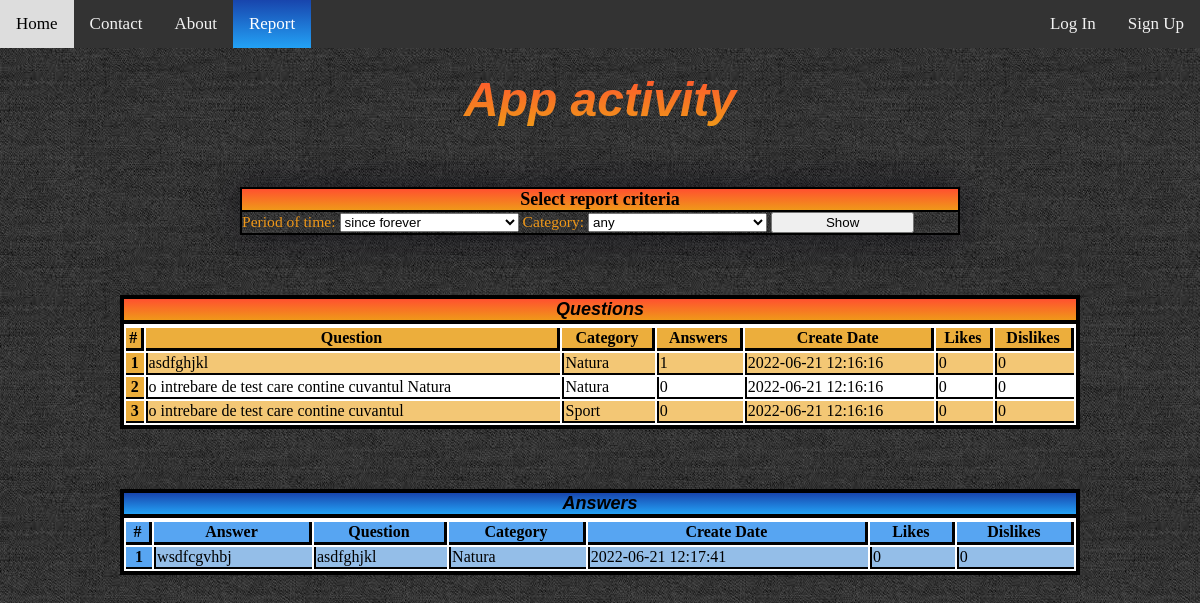
/report.php, run on an earlier commit of the app's database.
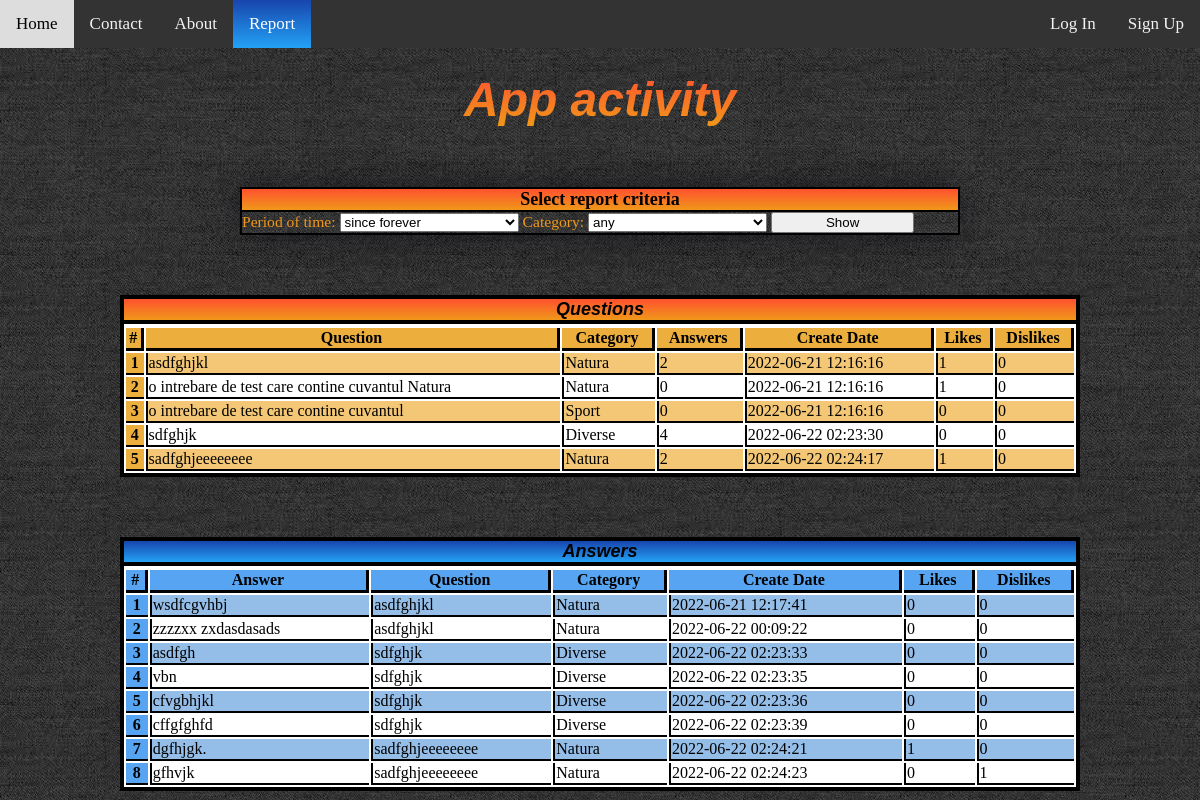
And on a later commit of the database.
### tables this page shows
CREATE TABLE `questions` (
  `id` int(6) UNSIGNED NOT NULL,
  `text` varchar(5000) NOT NULL,
  `user` int(6) UNSIGNED DEFAULT NULL,
  `category` varchar(500) NOT NULL DEFAULT 'Diverse',
  `created_at` timestamp NOT NULL DEFAULT current_timestamp(),
  `updated_at` timestamp NOT NULL DEFAULT current_timestamp()
);

CREATE TABLE `answers` (
  `id` int(6) UNSIGNED NOT NULL,
  `text` varchar(300) NOT NULL,
  `question` int(6) UNSIGNED NOT NULL,
  `user` int(6) UNSIGNED DEFAULT NULL,
  `created_at` timestamp NOT NULL DEFAULT current_timestamp(),
  `updated_at` timestamp NOT NULL DEFAULT current_timestamp()
);

### report.php (the view, shortened to what this page needs)
<!DOCTYPE html>
<?php
  $db = new Database();
  $pdo =$db ->connect();
  $statement = $pdo->prepare('SELECT * FROM questions');
  $statement->execute();
  $questions = $statement->fetchAll(PDO::FETCH_ASSOC);
  $statement = $pdo->prepare('SELECT * FROM answers');
  $statement->execute();
  $answers = $statement->fetchAll(PDO::FETCH_ASSOC);
?>
<html>
  <head>
    <link rel="stylesheet" href="assets/css/navbar.css">
    <link rel="stylesheet" href="assets/css/home.css">
    <link rel="stylesheet" href="assets/css/report.css">
  </head>
  <?php
    echo
    '<div id="topnav">
      <a href="home.php">Home</a>
      <a href="contact.php">Contact</a>
      <a href="about.php">About</a>
      <a class="active" href="report.php">Report</a>';
      if(!isset($_SESSION['user_id'])){
        echo'
          <a style="float:right;" href="sign-up.php">Sign Up</a>
          <a style="float:right;" href="login.php">Log In</a>
        </div>';
      }
  ?>
  <body>
    <h3>App activity</h3>
    <div class="criteria">
        <h4>Select report criteria</h4>
        <form>
          <label for="time">Period of time:</label>
          <select id="time" name="time">
            <option value="since forever" selected>since forever</option>
          </select>
          <label for="question-category">Category:</label>
          <select id="question-category" name="question-category">
            <option value="any" selected>any</option>
          </select>
          <button>Show</button>
        </form>
    </div>
    <table class="table">
  <thead>
    <tr>
      <caption>Questions</caption>
    </tr>
    <tr>
      <th scope="col">#</th>
      <th scope="col">Question</th>
      <th scope="col">Category</th>
      <th scope="col">Answers</th>
      <th scope="col">Create Date</th>
      <th scope="col">Likes</th>
      <th scope="col">Dislikes</th>
    </tr>
  </thead>
  <tbody>
    <?php foreach($questions as $i => $question){?>
    <tr>
      <th scope="row"><?php echo $i+1?></th>
      <td><?php echo $question['text'] ?></td>
      <td><?php echo $question['category'] ?></td>
      <td><?php
      $statement = $pdo->prepare('SELECT COUNT(*) FROM answers WHERE question=:question');
      $statement->bindValue(':question',$question['id']);
      $statement->execute();
      $count_answers = $statement->fetch();
      echo $count_answers[0] ?></td>
      <td><?php echo $question['created_at'] ?></td>
      <td><?php
      $statement = $pdo->prepare('SELECT COUNT(*) FROM reactions  WHERE id_post=:id_post AND is_question=1 AND reactions.like=1');
      $statement->bindValue(':id_post',$question['id']);
      $statement->execute();
      $count_likes = $statement->fetch();
      echo $count_likes[0] ?></td>
      <td><?php
      $statement = $pdo->prepare('SELECT COUNT(*) FROM reactions  WHERE id_post=:id_post AND is_question=1 AND reactions.dislike=1');
      $statement->bindValue(':id_post',$question['id']);
      $statement->execute();
      $count_dislikes = $statement->fetch();
      echo $count_dislikes[0] ?></td>
    </tr>
    <?php } ?>
  </tbody>
</table>
<table class="table" id="answers-table">
  <thead>
    <tr>
      <caption>Answers</caption>
    </tr>
    <tr>
      <th scope="col">#</th>
      <th scope="col">Answer</th>
      <th scope="col">Question</th>
      <th scope="col">Category</th>
      <th scope="col">Create Date</th>
      <th scope="col">Likes</th>
      <th scope="col">Dislikes</th>
    </tr>
  </thead>
  <tbody>
    <?php foreach($answers as $i => $answer){?>
    <tr>
      <th scope="row"><?php echo $i+1?></th>
      <td><?php echo $answer['text'] ?></td>
      <td><?php
      $statement = $pdo->prepare('SELECT text FROM questions WHERE id=:id');
      $statement->bindValue(':id',$answer['question']);
      $statement->execute();
      $specific_question = $statement->fetch();
      echo $specific_question[0] ?></td>
      <td><?php
      $statement = $pdo->prepare('SELECT category FROM questions WHERE id=:id');
      $statement->bindValue(':id',$answer['question']);
      $statement->execute();
      $specific_category = $statement->fetch();
      echo $specific_category[0] ?></td>
      <td><?php echo $answer['created_at'] ?></td>
      <td><?php
      $statement = $pdo->prepare('SELECT COUNT(*) FROM reactions  WHERE id_post=:id_post AND is_question=0 AND reactions.like=1');
      $statement->bindValue(':id_post',$answer['id']);
      $statement->execute();
      $count_likes = $statement->fetch();
      echo $count_likes[0] ?></td>
      <td><?php
      $statement = $pdo->prepare('SELECT COUNT(*) FROM reactions  WHERE id_post=:id_post AND is_question=0 AND reactions.dislike=1');
      $statement->bindValue(':id_post',$answer['id']);
      $statement->execute();
      $count_dislikes = $statement->fetch();
      echo $count_dislikes[0] ?></td>
    </tr>
    <?php } ?>
  </tbody>
</table>
  </body>
</html>

### assets/css/navbar.css (style rules this page uses)
#topnav { background-color: #333; overflow: hidden; margin-top: -10; margin-left: -8; margin-right: -7; }
#topnav a { float: left; color: #f2f2f2; text-align: center; padding: 14px 16px; text-decoration: none; font-size: 17px; }
#topnav a.active { background: linear-gradient( #1845ad, #23a2f6 ); color: white; }

### assets/css/home.css (style rules this page uses)
body { background-image: url('../../images/background-dark.jpg'); max-width: 100%; overflow-x: hidden !important; margin: 0; width: auto !important; }
::placeholder { color: #e5e5e5; }

### assets/css/report.css (style rules this page uses)
h3 { background: -webkit-linear-gradient(#ff512f, #f09819); -webkit-background-clip: text; -webkit-text-fill-color: transparent; font-family: sans-serif; font-style: italic; text-align: center; font-size: 4vw; margin-top: 2vw; margin-bottom: 5vw; }
.criteria { display: block; border: 2px black solid; margin: 2vw 20vw; box-shadow: 0 0 40px rgba(8,7,16,0.6); }
.criteria h4 { font-size: 1.5vw; background: -webkit-linear-gradient(#ff512f, #f09819); border-bottom: 2px black solid; display: block; margin: auto; text-align: center; }
.criteria form { display: block; margin: auto; width: 100% }
form label { font-size: 1.3vw; width: 25%; color: #f09819; }
form select { width: 25%; }
form button { width: 20% }
.table { width: 80%; margin: auto; margin-top: 5vw; border: 4px black solid; background-color: white; }
caption { background: -webkit-linear-gradient(#ff512f, #f09819); font-family: sans-serif; font-style: italic; border: 4px black solid; border-bottom: transparent; font-weight: bolder; font-size: 1.5vw; }
tr:nth-child(odd) { background-color: rgb(243, 199, 117); }
th { background-color: rgb(236, 174, 60); }
#answers-table tbody tr:nth-child(odd) { background-color: rgb(148, 190, 232); }
#answers-table th { background-color: rgb(87, 165, 242); }
#answers-table caption { background: -webkit-linear-gradient(#1845ad, #23a2f6); }
th[scope="col"] { border: 3px black solid; padding-top: -2vw; border-top: transparent; border-left: transparent; }
th[scope="row"] { border-bottom: 2px black solid; }
td { border-left: 2px black solid; border-bottom: 2px black solid; }

What changed in the data, as far as the page shows it:
computed for questions "asdfghjkl": count_answers "1" → "2"; count_likes "0" → "1"
computed for questions "o intrebare de test care contine cuvantul Natura": count_likes "0" → "1"
added questions: text "sdfghjk", category "Diverse", count_answers "4", created_at "2022-06-22 02:23:30", count_likes "0", count_dislikes "0"
added questions: text "sadfghjeeeeeeee", category "Natura", count_answers "2", created_at "2022-06-22 02:24:17", count_likes "1", count_dislikes "0"
added answers: text "zzzzxx zxdasdasads", questions.text "asdfghjkl", questions.category "Natura", created_at "2022-06-22 00:09:22", count_likes "0", count_dislikes "0"
added answers: text "asdfgh", questions.text "sdfghjk", questions.category "Diverse", created_at "2022-06-22 02:23:33", count_likes "0", count_dislikes "0"
added answers: text "vbn", questions.text "sdfghjk", questions.category "Diverse", created_at "2022-06-22 02:23:35", count_likes "0", count_dislikes "0"
added answers: text "cfvgbhjkl", questions.text "sdfghjk", questions.category "Diverse", created_at "2022-06-22 02:23:36", count_likes "0", count_dislikes "0"
added answers: text "cffgfghfd", questions.text "sdfghjk", questions.category "Diverse", created_at "2022-06-22 02:23:39", count_likes "0", count_dislikes "0"
added answers: text "dgfhjgk.", questions.text "sadfghjeeeeeeee", questions.category "Natura", created_at "2022-06-22 02:24:21", count_likes "1", count_dislikes "0"
added answers: text "gfhvjk", questions.text "sadfghjeeeeeeee", questions.category "Natura", created_at "2022-06-22 02:24:23", count_likes "0", count_dislikes "1"
